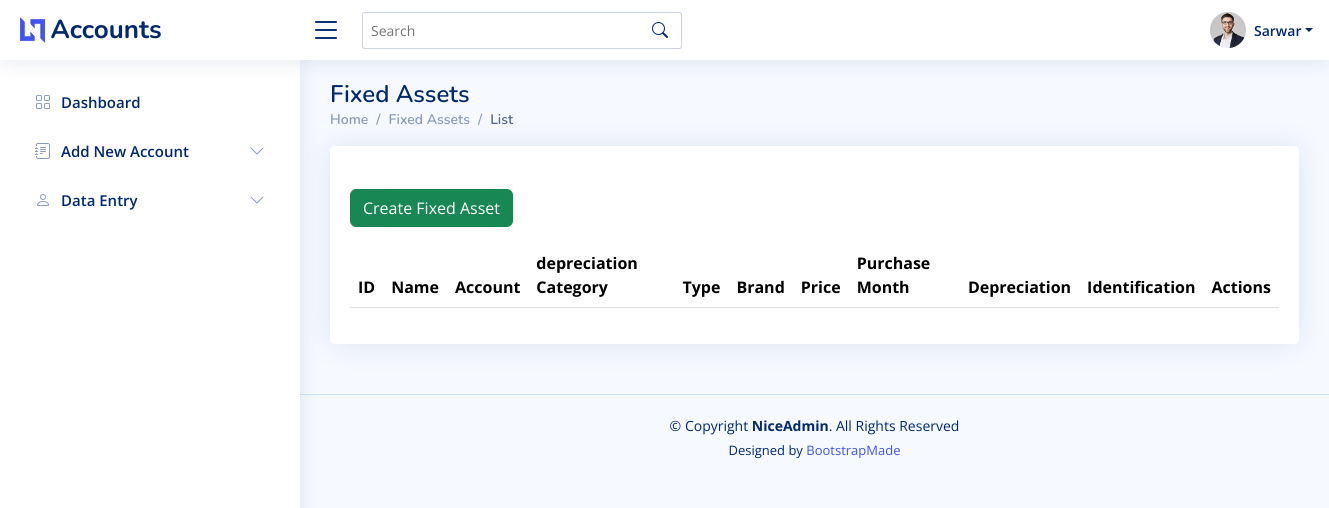
Page /fixed_assets/list/ (signed in) on the earlier database version.
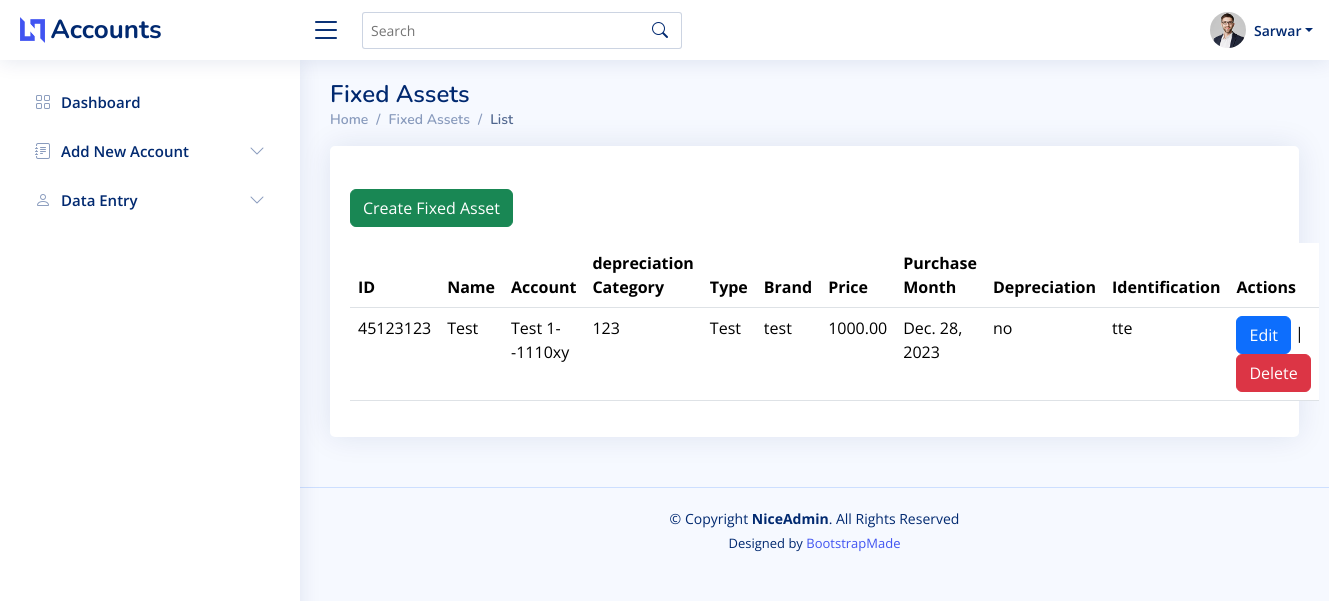
Same page on the later database version.
### apps/fixed_assets/models.py (models this page shows)
class FixedAsset(models.Model):
    YES = 'yes'
    NO = 'no'
    DEPRECIATION_CHOICES = [
        (NO, 'No'),
        (YES, 'Yes'),
    ]
    depreciation_id = models.CharField(primary_key=True, max_length=10, unique=True)
    account = models.ForeignKey(Account, on_delete=models.CASCADE, null=True)
    accu_id = models.ForeignKey(DepreciationCategory, on_delete=models.CASCADE, null=True)
    company_id = models.ForeignKey(Company, on_delete=models.CASCADE, default=None)
    company_branch = models.ForeignKey(CompanyBranch, on_delete=models.CASCADE, default=None)
    name = models.CharField(max_length=255)
    type = models.CharField(max_length=255)
    brand = models.CharField(max_length=255)
    price = models.DecimalField(max_digits=10, decimal_places=2)  # Example decimal field
    purchase_month = models.DateField()
    depreciation = models.CharField(max_length=3, choices=DEPRECIATION_CHOICES, default=NO)
    identification = models.CharField(max_length=255)
    details = models.TextField()
    notes = models.TextField()
    created_by = models.ForeignKey(settings.AUTH_USER_MODEL, related_name='created_assets', on_delete=models.CASCADE)
    updated_by = models.ForeignKey(settings.AUTH_USER_MODEL, related_name='updated_assets', on_delete=models.CASCADE)
    created_at = models.DateTimeField(auto_now_add=True)
    updated_at = models.DateTimeField(auto_now=True)

class DepreciationCategory(models.Model):
    accu_id = models.CharField(primary_key=True, max_length=5)
    name = models.CharField(max_length=255)
    year = models.IntegerField()
    year_rate = models.DecimalField(max_digits=5, decimal_places=2)
    def __str__(self):
        return f"{self.accu_id}"

### apps/accounts/models.py (models this page shows)
class Account(models.Model):
    accountID = models.CharField(primary_key=True, max_length=10)
    level1ID = models.ForeignKey(AccountLevel1, on_delete=models.CASCADE, null=True, default=None)
    level2ID = models.ForeignKey(AccountLevel2, on_delete=models.CASCADE, null=True, default=None)
    level3ID = models.ForeignKey(AccountLevel3, on_delete=models.CASCADE, null=True, default=None)
    account_code = models.CharField(max_length=3, null=True)
    name = models.CharField(max_length=255)
    company_id = models.ForeignKey(Company, on_delete=models.CASCADE, default=None, related_name='created_accounts')
    company_branch = models.ForeignKey(CompanyBranch, on_delete=models.CASCADE, default=None,
                                       related_name='created_accounts')
    created_by = models.ForeignKey(settings.AUTH_USER_MODEL, on_delete=models.CASCADE, related_name='created_accounts')
    updated_by = models.ForeignKey(settings.AUTH_USER_MODEL, on_delete=models.CASCADE, related_name='updated_accounts')
    created_at = models.DateTimeField(auto_now_add=True)
    updated_at = models.DateTimeField(auto_now=True)
    def __str__(self):
        return self.name + "--" + self.accountID

### accounting/authentication_decorators.py (the view)
    def wrapped_view(request, *args, **kwargs):
        if not request.user.is_authenticated:
            return redirect('login')  # Replace 'login' with the name of your login URL
        return view_func(request, *args, **kwargs)

### apps/fixed_assets/views.py (called while the page is built)
@authentication_required
def asset_list(request):
    user = request.user
    fixed_assets = FixedAsset.objects.filter(company_id=user.company, company_branch=user.company_branch)
    context = {
        'first_name': user.first_name,
        'last_name': user.last_name,
        'company': user.company,
        'company_branch': user.company_branch,
        'fixed_assets': fixed_assets,
    }
    return render(request, 'fixed_assets/asset_list.html', {'context': context})

### templates/fixed_assets/asset_list.html (shortened to what this page needs)
{% extends 'base.html' %}
{% block content %}
    <main id="main" class="main">
        <div class="pagetitle">
            <h1>Fixed Assets</h1>
            <nav>
                <ol class="breadcrumb">
                    <li class="breadcrumb-item"><a href="{% url 'dashboard' %}">Home</a></li>
                    <li class="breadcrumb-item">Fixed Assets</li>
                    <li class="breadcrumb-item active">List</li>
                </ol>
            </nav>
        </div>
        <section class="section">
            <div class="row">
                <div class="col-lg-12">
                    <div class="card">
                        <div class="card-body">
                            <h5 class="card-title"></h5>
                            <div class="text-start mb-3">
                                <a class="btn btn-success" href="{% url 'create-asset' %}">Create Fixed Asset</a>
                            </div>
                            <table class="display table datatable">
                                <thead>
                                <tr>
                                    <th>ID</th>
                                    <th>Name</th>
                                    <th>Account</th>
                                    <th>depreciation Category</th>
                                    <th>Type</th>
                                    <th>Brand</th>
                                    <th>Price</th>
                                    <th>Purchase Month</th>
                                    <th>Depreciation</th>
                                    <th>Identification</th>
                                    <th>Actions</th>
                                </tr>
                                </thead>
                                <tbody>
                                {% for asset in context.fixed_assets %}
                                    <tr>
                                        <td>{{ asset.depreciation_id }}</td>
                                        <td>{{ asset.name }}</td>
                                        <td>{{ asset.account }}</td>
                                        <td>{{ asset.accu_id }}</td>
                                        <td>{{ asset.type }}</td>
                                        <td>{{ asset.brand }}</td>
                                        <td>{{ asset.price }}</td>
                                        <td>{{ asset.purchase_month }}</td>
                                        <td>{{ asset.depreciation }}</td>
                                        <td>{{ asset.identification }}</td>
                                        <td>
                                            <a class="btn btn-primary"
                                               href="{% url 'update-asset' asset.depreciation_id %}">Edit</a> |
                                            <a class="btn btn-danger"
                                               href="{% url 'delete-asset' asset.depreciation_id %}">Delete</a>
                                        </td>
                                    </tr>
                                {% endfor %}
                                </tbody>
                            </table>
                        </div>
                    </div>
                </div>
            </div>
        </section>
    </main>
{% endblock %}

Differences in the rows shown:
added FixedAsset: depreciation_id "45123123", name "Test", account "Test 1--1110xy", accu_id "123", type "Test", brand "test", price "1000.00", purchase_month "Dec. 28, 2023", depreciation "no", identification "tte"
